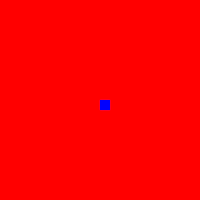
Frame 1 (no input)
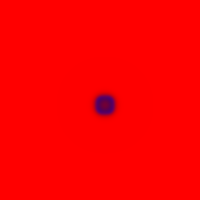
Frame 60 (no input)
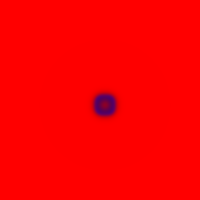
Frame 120 (the mouse pressed at the canvas centre since frame 60)

The p5.js sketch that drew these frames (run headless with seeded random() and noise() and a simulated clock; from frame 60 on, the mouse is pressed at the canvas centre):

// p5.js sketch
// ── sketch.js
let grid;
let next;

const dA = 1;
const dB = 0.5;
const feed = 0.055;
const k = 0.062;
const deltaT = 1;

function setup() {
  createCanvas(200, 200);
  pixelDensity(1);

  grid = [];
  next = [];

  for (let x = 0; x < width; x++) {
    grid[x] = [];
    next[x] = [];
    for (let y = 0; y < height; y++) {
      grid[x][y] = {
        a: 1,
        b: 0
      };
      next[x][y] = {
        a: 1,
        b: 0
      }
    }
  }

  for (let i = 100; i < 110; i++) {
    for (let j = 100; j < 110; j++) {
      grid[i][j].b = 1;
    }
  }


}

function draw() {
  background(50);

  for (let x = 1; x < width - 1; x++) {
    for (let y = 1; y < height - 1; y++) {
      let a = grid[x][y].a;
      let b = grid[x][y].b;

      next[x][y].a = a + (dA * laplaceA(x, y) - a * b * b + feed * (1 - a)) * deltaT;
      next[x][y].b = b + (dB * laplaceB(x, y) + a * b * b - (k + feed) * b) * deltaT;

    }
  }


  loadPixels();
  for (let x = 0; x < width; x++) {
    for (let y = 0; y < height; y++) {
      let pix = (x + y * width) * 4;
      pixels[pix + 0] = floor(next[x][y].a * 255);
      pixels[pix + 1] = 0;
      pixels[pix + 2] = floor(next[x][y].b * 255);
      pixels[pix + 3] = 255;
    }
  }

  updatePixels();

  swap()
}

function swap() {
  let temp = grid;
  grid = next;
  next = temp;
}

function laplaceA(x, y) {
  let sumA = 0;

  sumA += grid[x][y].a * -1;
  sumA += grid[x - 1][y - 1].a * 0.05;
  sumA += grid[x - 1][y + 1].a * 0.05;
  sumA += grid[x + 1][y + 1].a * 0.05;
  sumA += grid[x + 1][y - 1].a * 0.05;
  sumA += grid[x][y - 1].a * 0.2;
  sumA += grid[x][y + 1].a * 0.2;
  sumA += grid[x - 1][y].a * 0.2;
  sumA += grid[x + 1][y].a * 0.2;

  return sumA;
}

function laplaceB(x, y) {
  let sumB = 0;

  sumB += grid[x][y].b * -1;
  sumB += grid[x - 1][y - 1].b * 0.05;
  sumB += grid[x - 1][y + 1].b * 0.05;
  sumB += grid[x + 1][y + 1].b * 0.05;
  sumB += grid[x + 1][y - 1].b * 0.05;
  sumB += grid[x][y - 1].b * 0.2;
  sumB += grid[x][y + 1].b * 0.2;
  sumB += grid[x - 1][y].b * 0.2;
  sumB += grid[x + 1][y].b * 0.2;

  return sumB;
}
